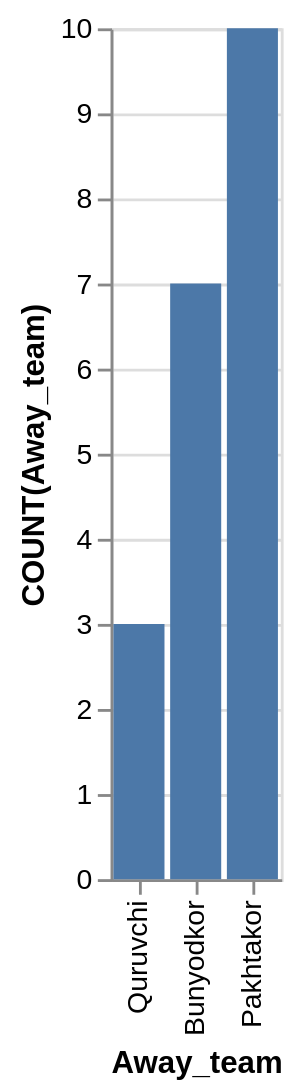

Write a Vega-Lite specification for this figure.
### Vega-Lite specification from a JSON file in a GitHub repository (floating-point values rounded to 4 significant figures)
{"data": {"values": [{"x_data": "Quruvchi", "y_data": 3}, {"x_data": "Bunyodkor", "y_data": 7}, {"x_data": "Pakhtakor", "y_data": 10}]}, "mark": "bar", "encoding": {"x": {"field": "x_data", "type": "nominal", "title": "Away_team", "sort": {"op": "sum", "field": "y_data", "order": "ascending"}}, "y": {"field": "y_data", "type": "quantitative", "title": "COUNT(Away_team)"}}}
